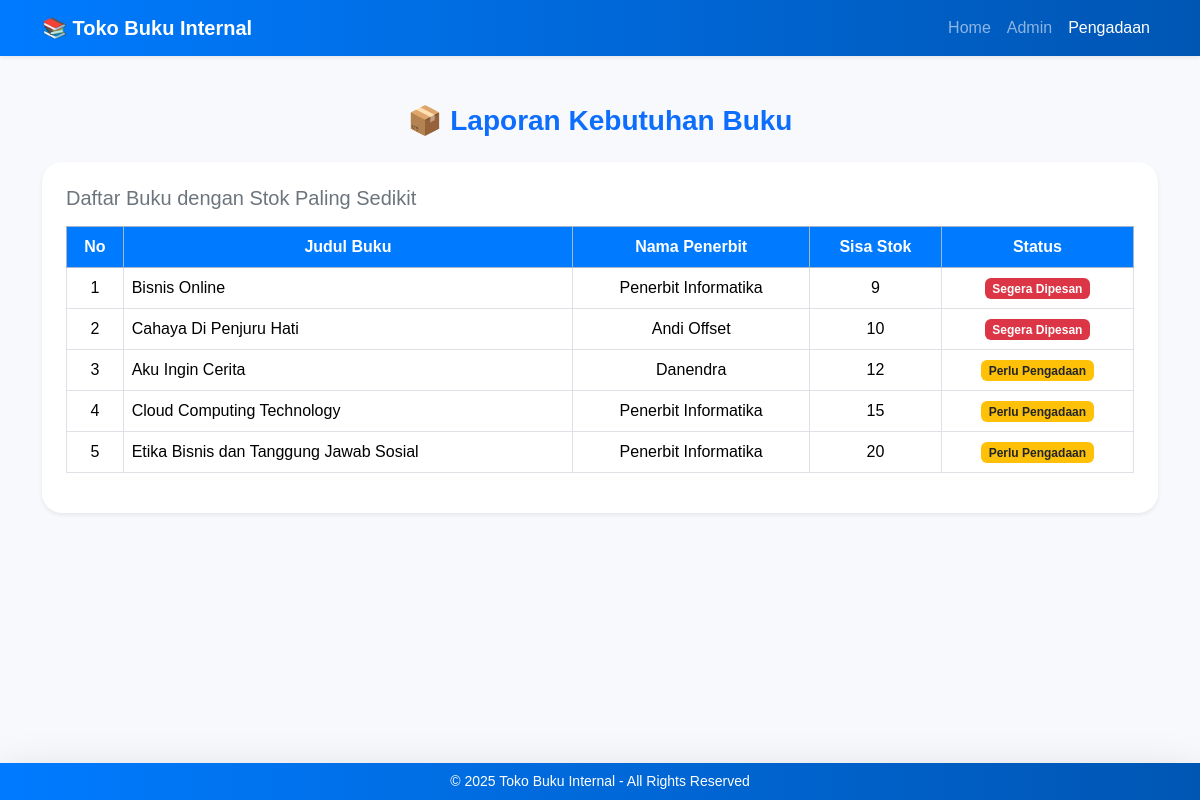
The app's page /pengadaan/pengadaan.php with its own data.
### tables this page shows
CREATE TABLE `buku` (
  `id_buku` char(5) NOT NULL,
  `kategori` varchar(50) DEFAULT NULL,
  `nama_buku` varchar(150) DEFAULT NULL,
  `harga` decimal(10,2) DEFAULT NULL,
  `stok` int(11) DEFAULT NULL,
  `id_penerbit` char(4) DEFAULT NULL
);

CREATE TABLE `penerbit` (
  `id_penerbit` char(4) NOT NULL,
  `nama` varchar(100) DEFAULT NULL,
  `alamat` varchar(150) DEFAULT NULL,
  `kota` varchar(50) DEFAULT NULL,
  `telepon` varchar(20) DEFAULT NULL
);

### pengadaan/pengadaan.php (the view, shortened to what this page needs)
<?php
include '../config.php';
$query = "
  SELECT b.nama_buku, p.nama AS penerbit, b.stok
  FROM buku b
  JOIN penerbit p ON b.id_penerbit = p.id_penerbit
  WHERE b.stok <= 20
  ORDER BY b.stok ASC
";
$result = mysqli_query($koneksi, $query);
?>
<!DOCTYPE html>
<html lang="id">
<head>
  <link href="https://cdn.jsdelivr.net/npm/bootstrap@5.3.3/dist/css/bootstrap.min.css" rel="stylesheet">
  <link rel="stylesheet" href="../style.css">
</head>
<body>
<nav class="navbar navbar-expand-lg navbar-dark bg-primary shadow-sm">
  <div class="container">
    <a class="navbar-brand fw-bold" href="../index.php">📚 Toko Buku Internal</a>
    <div class="collapse navbar-collapse" id="navbarNav">
      <ul class="navbar-nav ms-auto">
        <li class="nav-item"><a class="nav-link" href="../index.php">Home</a></li>
        <li class="nav-item"><a class="nav-link" href="../admin/admin.php">Admin</a></li>
        <li class="nav-item"><a class="nav-link active" href="pengadaan.php">Pengadaan</a></li>
      </ul>
    </div>
  </div>
</nav>
<div class="container my-5 fade-in">
  <h3 class="text-center text-primary fw-bold mb-4">📦 Laporan Kebutuhan Buku</h3>
  <div class="card p-4 shadow-sm">
    <h5 class="text-secondary mb-3">Daftar Buku dengan Stok Paling Sedikit</h5>
    <div class="table-responsive">
      <table class="table table-bordered table-hover align-middle text-center">
        <thead class="table-primary">
          <tr>
            <th>No</th>
            <th>Judul Buku</th>
            <th>Nama Penerbit</th>
            <th>Sisa Stok</th>
            <th>Status</th>
          </tr>
        </thead>
        <tbody>
          <?php
          $no = 1;
          if (mysqli_num_rows($result) > 0) {
            while ($row = mysqli_fetch_assoc($result)) {
              if ($row['stok'] <= 10) {
                $status = "<span class='badge bg-danger'>Segera Dipesan</span>";
              } elseif ($row['stok'] <= 20) {
                $status = "<span class='badge bg-warning text-dark'>Perlu Pengadaan</span>";
              } else {
                $status = "<span class='badge bg-success'>Stok Aman</span>";
              }
              echo "
              <tr>
                <td>{$no}</td>
                <td class='text-start'>{$row['nama_buku']}</td>
                <td>{$row['penerbit']}</td>
                <td>{$row['stok']}</td>
                <td>{$status}</td>
              </tr>";
              $no++;
            }
          } else {
            echo "<tr><td colspan='5' class='text-center text-muted'>Semua stok buku masih aman 📘</td></tr>";
          }
          ?>
        </tbody>
      </table>
    </div>
  </div>
</div>
<footer class="footer bg-primary text-white fixed-bottom shadow-lg">
  <div class="container text-center py-2">
    <p class="mb-0 small">&copy; <?= date('Y') ?> Toko Buku Internal - All Rights Reserved</p>
  </div>
</footer>
</body>
</html>

### assets/style.css (style rules this page uses)
body { background: #f7f9fc; font-family: "Poppins", sans-serif; color: #333; }
.navbar { background: linear-gradient(90deg, #007bff, #0056b3); }
.card { border: none; border-radius: 20px; background: #ffffff; }
.table thead { border-radius: 12px; }
.table th { background-color: #007bff !important; color: white !important; font-weight: 600; }
.footer { background: linear-gradient(90deg, #007bff, #0056b3); color: white; position: fixed; bottom: 0; width: 100%; }
.fade-in { animation: fadeIn 0.6s ease-in-out; }

### records on screen
buku: nama_buku "Bisnis Online", id_penerbit.nama "Penerbit Informatika", stok "9", shows "Segera Dipesan"
buku: nama_buku "Cahaya Di Penjuru Hati", id_penerbit.nama "Andi Offset", stok "10", shows "Segera Dipesan"
buku: nama_buku "Aku Ingin Cerita", id_penerbit.nama "Danendra", stok "12", shows "Perlu Pengadaan"
buku: nama_buku "Cloud Computing Technology", id_penerbit.nama "Penerbit Informatika", stok "15", shows "Perlu Pengadaan"
buku: nama_buku "Etika Bisnis dan Tanggung Jawab Sosial", id_penerbit.nama "Penerbit Informatika", stok "20", shows "Perlu Pengadaan"
